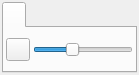
<?xml version="1.0" encoding="UTF-8"?>
<ui version="4.0">
 <class>ScenesViewPreferences</class>
 <widget class="QWidget" name="ScenesViewPreferences">
  <property name="geometry">
   <rect>
    <x>0</x>
    <y>0</y>
    <width>139</width>
    <height>75</height>
   </rect>
  </property>
  <property name="windowTitle">
   <string>Form</string>
  </property>
  <layout class="QVBoxLayout" name="verticalLayout">
   <property name="spacing">
    <number>3</number>
   </property>
   <property name="leftMargin">
    <number>2</number>
   </property>
   <property name="topMargin">
    <number>2</number>
   </property>
   <property name="rightMargin">
    <number>2</number>
   </property>
   <property name="bottomMargin">
    <number>2</number>
   </property>
   <item>
    <widget class="QTabWidget" name="tabWidget">
     <property name="currentIndex">
      <number>0</number>
     </property>
     <widget class="QWidget" name="tabCards">
      <property name="relaxe-white-bg" stdset="0">
       <bool>true</bool>
      </property>
      <attribute name="title">
       <string/>
      </attribute>
      <layout class="QHBoxLayout" name="horizontalLayout">
       <property name="spacing">
        <number>3</number>
       </property>
       <property name="leftMargin">
        <number>2</number>
       </property>
       <property name="topMargin">
        <number>2</number>
       </property>
       <property name="rightMargin">
        <number>2</number>
       </property>
       <property name="bottomMargin">
        <number>2</number>
       </property>
       <item>
        <widget class="QToolButton" name="btnCardsWidth">
         <property name="text">
          <string/>
         </property>
         <property name="transparent" stdset="0">
          <bool>true</bool>
         </property>
        </widget>
       </item>
       <item>
        <widget class="QSlider" name="sliderCards">
         <property name="minimum">
          <number>100</number>
         </property>
         <property name="maximum">
          <number>300</number>
         </property>
         <property name="value">
          <number>175</number>
         </property>
         <property name="orientation">
          <enum>Qt::Horizontal</enum>
         </property>
        </widget>
       </item>
      </layout>
     </widget>
    </widget>
   </item>
  </layout>
 </widget>
 <resources/>
 <connections/>
</ui>
